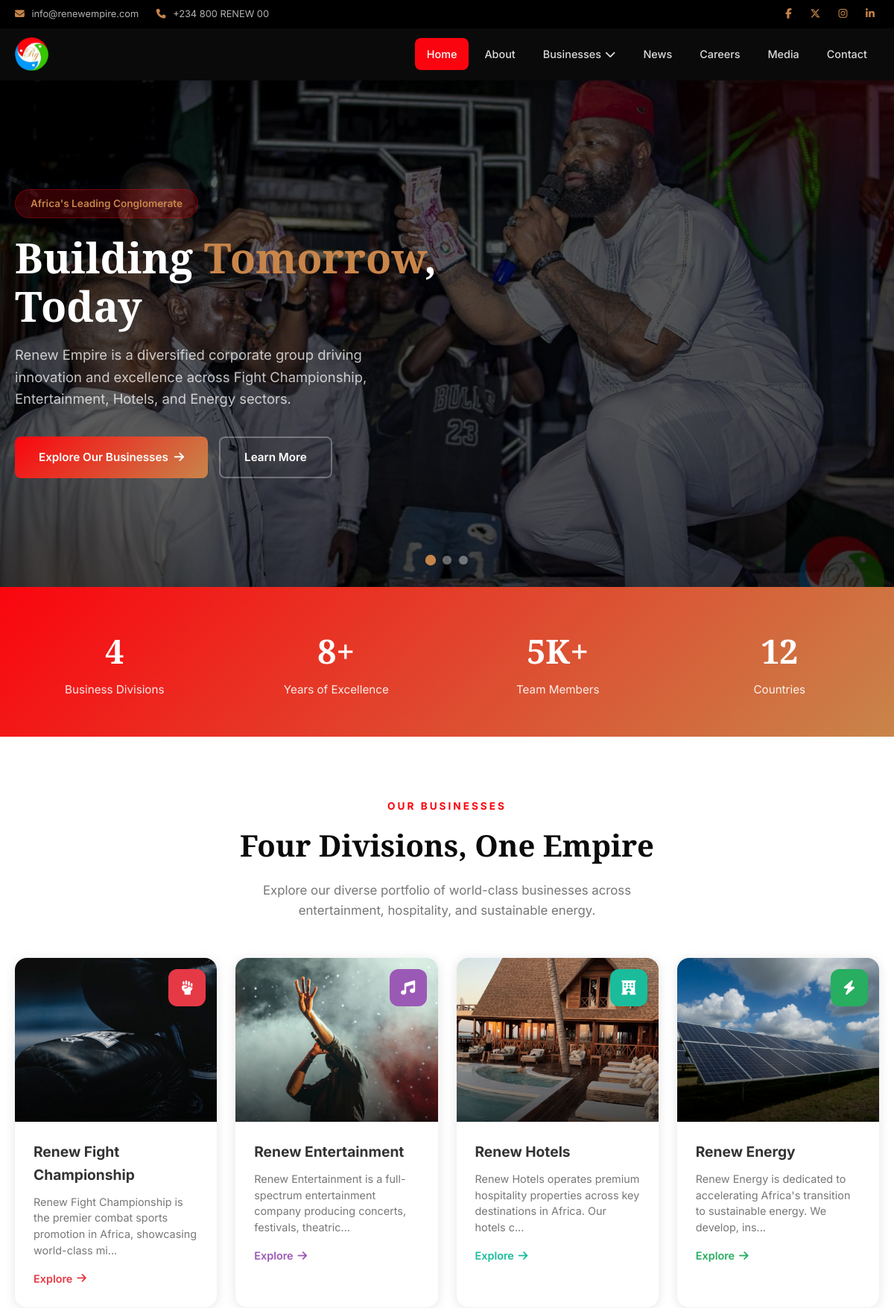
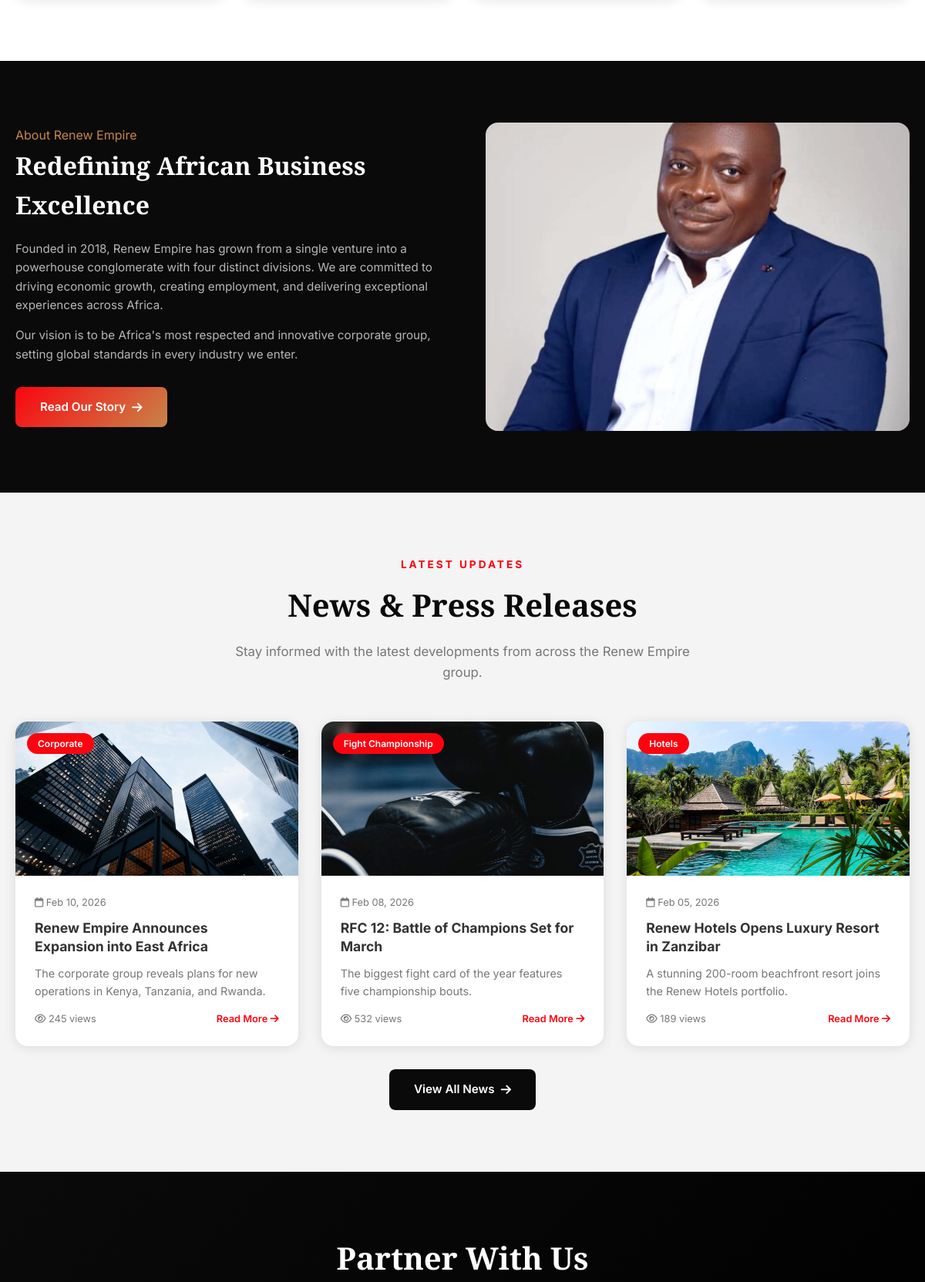
The page / (upper part) on the database its author committed (2 pictures, top to bottom).
### tables this page shows
CREATE TABLE IF NOT EXISTS site_settings (
    id INT AUTO_INCREMENT PRIMARY KEY,
    setting_key VARCHAR(100) NOT NULL UNIQUE,
    setting_value TEXT,
    category VARCHAR(50) DEFAULT 'general'
);

CREATE TABLE IF NOT EXISTS divisions (
    id INT AUTO_INCREMENT PRIMARY KEY,
    division_name VARCHAR(100) NOT NULL,
    slug VARCHAR(100) NOT NULL UNIQUE,
    tagline VARCHAR(255),
    description TEXT,
    hero_image1 VARCHAR(255),
    hero_image2 VARCHAR(255),
    hero_image3 VARCHAR(255),
    content TEXT,
    accent_color VARCHAR(20) DEFAULT '#e8491d',
    status ENUM('active','inactive') DEFAULT 'active'
);

CREATE TABLE IF NOT EXISTS news (
    id INT AUTO_INCREMENT PRIMARY KEY,
    title VARCHAR(255) NOT NULL,
    slug VARCHAR(255) NOT NULL UNIQUE,
    excerpt TEXT,
    content LONGTEXT,
    featured_image VARCHAR(255),
    author_id INT,
    category VARCHAR(50),
    division_id INT DEFAULT NULL,
    published_date DATE,
    views INT DEFAULT 0,
    status ENUM('published','draft') DEFAULT 'draft',
    created_at DATETIME DEFAULT CURRENT_TIMESTAMP,
    FOREIGN KEY (author_id) REFERENCES admins(id) ON DELETE SET NULL
);

### config.php (called while the page is built, shortened)
<?php
try {
    $pdo = new PDO(
        "mysql:host=" . DB_HOST . ";dbname=" . DB_NAME . ";charset=utf8mb4",
        DB_USER,
        DB_PASS,
        [
            PDO::ATTR_ERRMODE => PDO::ERRMODE_EXCEPTION,
            PDO::ATTR_DEFAULT_FETCH_MODE => PDO::FETCH_ASSOC,
            PDO::ATTR_EMULATE_PREPARES => false,
        ]
    );
} catch (PDOException $e) {
    die("Database connection failed. Please check your configuration.");
}
function sanitize($input) {
    return htmlspecialchars(trim($input), ENT_QUOTES, 'UTF-8');
}
function getSetting($key) {
    global $pdo;
    $stmt = $pdo->prepare("SELECT setting_value FROM site_settings WHERE setting_key = ?");
    $stmt->execute([$key]);
    $row = $stmt->fetch();
    return $row ? $row['setting_value'] : '';
}
function truncateText($text, $length = 150) {
    $text = strip_tags($text);
    if (strlen($text) <= $length) return $text;
    return substr($text, 0, $length) . '...';
}

### index.php (the view, shortened to what this page needs)
<?php
require_once 'config.php';
$divisions = $pdo->query("SELECT * FROM divisions WHERE status = 'active' ORDER BY id")->fetchAll();
$latestNews = $pdo->query("SELECT * FROM news WHERE status = 'published' ORDER BY published_date DESC LIMIT 3")->fetchAll();
require_once 'includes/header.php';
?>
    <section class="hero hero-slider">
        <div class="hero-slides">
            <div class="hero-slide active" style="background-image: url('<?= SITE_URL ?>/assets/images/hero1.jpg');"></div>
        </div>
        <div class="hero-overlay"></div>
        <div class="container">
            <div class="hero-content">
                <span class="hero-badge">Africa's Leading Conglomerate</span>
                <h1>Building <span>Tomorrow</span>, Today</h1>
                <p>Renew Empire is a diversified corporate group driving innovation and excellence across Fight Championship, Entertainment, Hotels, and Energy sectors.</p>
                <div class="hero-buttons">
                    <a href="<?= SITE_URL ?>/about.php" class="btn btn-primary">Explore Our Businesses <i class="fas fa-arrow-right"></i></a>
                    <a href="<?= SITE_URL ?>/about.php" class="btn btn-outline">Learn More</a>
                </div>
            </div>
        </div>
        <div class="hero-dots">
            <span class="hero-dot active" data-slide="0"></span>
            <span class="hero-dot" data-slide="1"></span>
            <span class="hero-dot" data-slide="2"></span>
        </div>
    </section>
    <section class="stats-bar">
        <div class="container">
            <div class="stats-grid">
                <div class="stat-item">
                    <h3>4</h3>
                    <p>Business Divisions</p>
                </div>
                <div class="stat-item">
                    <h3>8+</h3>
                    <p>Years of Excellence</p>
                </div>
                <div class="stat-item">
                    <h3>5K+</h3>
                    <p>Team Members</p>
                </div>
                <div class="stat-item">
                    <h3>12</h3>
                    <p>Countries</p>
                </div>
            </div>
        </div>
    </section>
    <section class="section">
        <div class="container">
            <div class="section-header">
                <span class="overline">Our Businesses</span>
                <h2>Four Divisions, One Empire</h2>
                <p>Explore our diverse portfolio of world-class businesses across entertainment, hospitality, and sustainable energy.</p>
            </div>
            <div class="divisions-grid">
                <?php
                $icons = ['fas fa-fist-raised', 'fas fa-music', 'fas fa-hotel', 'fas fa-bolt'];
                $links = ['fight-championship', 'entertainment', 'hotels', 'energy'];
                foreach ($divisions as $i => $div):
                ?>
                <a href="<?= SITE_URL ?>/<?= $links[$i] ?>.php" class="division-card">
                    <div class="division-card-img" style="background-image: url('<?= SITE_URL ?>/<?= $div['hero_image1'] ?>'); background-color: <?= $div['accent_color'] ?>20;">
                        <div class="division-card-icon" style="background: <?= $div['accent_color'] ?>;">
                            <i class="<?= $icons[$i] ?>"></i>
                        </div>
                    </div>
                    <div class="division-card-body">
                        <h3><?= sanitize($div['division_name']) ?></h3>
                        <p><?= truncateText($div['description'], 100) ?></p>
                        <span class="division-card-link" style="color: <?= $div['accent_color'] ?>;">
                            Explore <i class="fas fa-arrow-right"></i>
                        </span>
                    </div>
                </a>
                <?php endforeach; ?>
            </div>
        </div>
    </section>
    <section class="section section-dark">
        <div class="container">
            <div class="about-content">
                <div class="about-text">
                    <span class="overline" style="color: var(--accent-orange);">About Renew Empire</span>
                    <h2 style="color: var(--white);">Redefining African Business Excellence</h2>
                    <p style="color: rgba(255,255,255,0.7);">Founded in 2018, Renew Empire has grown from a single venture into a powerhouse conglomerate with four distinct divisions. We are committed to driving economic growth, creating employment, and delivering exceptional experiences across Africa.</p>
                    <p style="color: rgba(255,255,255,0.7);">Our vision is to be Africa's most respected and innovative corporate group, setting global standards in every industry we enter.</p>
                    <a href="<?= SITE_URL ?>/about.php" class="btn btn-primary" style="margin-top: 15px;">Read Our Story <i class="fas fa-arrow-right"></i></a>
                </div>
                <div class="about-image">
                    <img src="<?= SITE_URL ?>/assets/images/founder1.jpeg" alt="Founder - Renew Empire" style="width:100%; height:100%; object-fit:cover;">
                </div>
            </div>
        </div>
    </section>
    <section class="section section-light">
        <div class="container">
            <div class="section-header">
                <span class="overline">Latest Updates</span>
                <h2>News & Press Releases</h2>
                <p>Stay informed with the latest developments from across the Renew Empire group.</p>
            </div>
            <div class="news-grid">
                <?php foreach ($latestNews as $article): ?>
                <div class="news-card">
                    <div class="news-card-img" style="background-image: url('<?= SITE_URL ?>/<?= $article['featured_image'] ?>');">
                        <span class="news-card-badge"><?= sanitize($article['category']) ?></span>
                    </div>
                    <div class="news-card-body">
                        <div class="news-card-date"><i class="far fa-calendar"></i> <?= date('M d, Y', strtotime($article['published_date'])) ?></div>
                        <h3><a href="<?= SITE_URL ?>/news-single.php?slug=<?= $article['slug'] ?>"><?= sanitize($article['title']) ?></a></h3>
                        <p><?= truncateText($article['excerpt'], 120) ?></p>
                        <div class="news-card-footer">
                            <span><i class="far fa-eye"></i> <?= number_format($article['views']) ?> views</span>
                            <a href="<?= SITE_URL ?>/news-single.php?slug=<?= $article['slug'] ?>" style="color: var(--secondary); font-weight: 600;">Read More <i class="fas fa-arrow-right"></i></a>
                        </div>
                    </div>
                </div>
                <?php endforeach; ?>
            </div>
            <div class="text-center mt-30">
                <a href="<?= SITE_URL ?>/news.php" class="btn btn-dark">View All News <i class="fas fa-arrow-right"></i></a>
            </div>
        </div>
    </section>
    <section class="cta-section">
        <div class="cta-content">
            <h2>Partner With Us</h2>
        </div>
    </section>
<?php
require_once 'includes/footer.php';
?>

### includes/header.php (shortened to what this page needs)
<?php
$currentPage = basename($_SERVER['PHP_SELF'], '.php');
?>
<!DOCTYPE html>
<html lang="en">
<head>
    <link rel="stylesheet" href="https://cdnjs.cloudflare.com/ajax/libs/font-awesome/6.5.1/css/all.min.css">
    <link rel="stylesheet" href="<?= SITE_URL ?>/assets/css/style.css">
</head>
<body>
    <div class="top-bar">
        <div class="container">
            <div class="top-bar-content">
                <div class="top-bar-left">
                    <span><i class="fas fa-envelope"></i> <?= getSetting('site_email') ?></span>
                    <span><i class="fas fa-phone"></i> <?= getSetting('site_phone') ?></span>
                </div>
                <div class="top-bar-right">
                    <a href="<?= getSetting('facebook') ?>" target="_blank"><i class="fab fa-facebook-f"></i></a>
                    <a href="<?= getSetting('twitter') ?>" target="_blank"><i class="fab fa-x-twitter"></i></a>
                    <a href="<?= getSetting('instagram') ?>" target="_blank"><i class="fab fa-instagram"></i></a>
                    <a href="<?= getSetting('linkedin') ?>" target="_blank"><i class="fab fa-linkedin-in"></i></a>
                </div>
            </div>
        </div>
    </div>
    <nav class="navbar" id="navbar">
        <div class="container">
            <a href="<?= SITE_URL ?>" class="logo">
                <img src="<?= SITE_URL ?>/assets/images/logo.png" alt="Renew Empire Logo" class="logo-img">
            </a>
            <ul class="nav-menu" id="navMenu">
                <li><a href="<?= SITE_URL ?>/index.php" class="<?= $currentPage === 'index' ? 'active' : '' ?>">Home</a></li>
                <li><a href="<?= SITE_URL ?>/about.php" class="<?= $currentPage === 'about' ? 'active' : '' ?>">About</a></li>
                <li class="dropdown">
                    <a href="#" class="<?= in_array($currentPage, ['fight-championship','entertainment','hotels','energy']) ? 'active' : '' ?>">
                        Businesses <i class="fas fa-chevron-down"></i>
                    </a>
                </li>
                <li><a href="<?= SITE_URL ?>/news.php" class="<?= $currentPage === 'news' ? 'active' : '' ?>">News</a></li>
                <li><a href="<?= SITE_URL ?>/careers.php" class="<?= $currentPage === 'careers' ? 'active' : '' ?>">Careers</a></li>
                <li><a href="<?= SITE_URL ?>/media.php" class="<?= $currentPage === 'media' ? 'active' : '' ?>">Media</a></li>
                <li><a href="<?= SITE_URL ?>/contact.php" class="<?= $currentPage === 'contact' ? 'active' : '' ?>">Contact</a></li>
            </ul>
        </div>
    </nav>

### rows shown on the page
site_settings: setting_value "info@renewempire.com"
site_settings: setting_value "+234 800 RENEW 00"
divisions: hero_image1 (picture), division_name "Renew Fight Championship", description "Renew Fight Championship is the premier combat sports promotion in Africa, showcasing world-class mi..."
divisions: hero_image1 (picture), division_name "Renew Entertainment", description "Renew Entertainment is a full-spectrum entertainment company producing concerts, festivals, theatric..."
divisions: hero_image1 (picture), division_name "Renew Hotels", description "Renew Hotels operates premium hospitality properties across key destinations in Africa. Our hotels c..."
divisions: hero_image1 (picture), division_name "Renew Energy", description "Renew Energy is dedicated to accelerating Africa's transition to sustainable energy. We develop, ins..."
news: featured_image (picture), category "Corporate", published_date "Feb 10, 2026", title "Renew Empire Announces Expansion into East Africa", excerpt "The corporate group reveals plans for new operations in Kenya, Tanzania, and Rwanda.", views "245"
news: featured_image (picture), category "Fight Championship", published_date "Feb 08, 2026", title "RFC 12: Battle of Champions Set for March", excerpt "The biggest fight card of the year features five championship bouts.", views "532"
news: featured_image (picture), category "Hotels", published_date "Feb 05, 2026", title "Renew Hotels Opens Luxury Resort in Zanzibar", excerpt "A stunning 200-room beachfront resort joins the Renew Hotels portfolio.", views "189"
